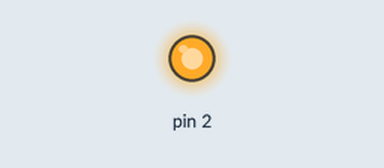
Simulated run of this sketch. Board: Arduino Uno, built with avr-gcc and run on an emulated ATmega328P. Shown: output pins drawn as LEDs (lit = HIGH).

Above: at 2.5 s.
At 7.5 s:
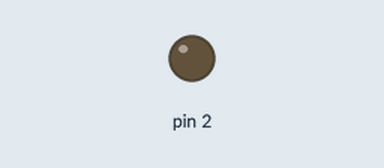
Timing chart, 0 to 13.0 s (numbered marks = the images above):
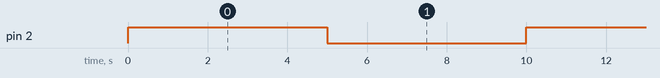

Measured:
- by itself, pin 2: alternates HIGH for 5.0 s and LOW for 5.0 s

The sketch:

Ardunio-COMs.ino
```cpp
// Arduino 1 Code

void setup() {
  Serial.begin(9600);
  //pinMode(4, OUTPUT); // Set pin 4 as OUTPUT
  pinMode(2, OUTPUT);
}

void loop() {
  //digitalWrite(4, HIGH); // Send a HIGH signal on pin 4
  digitalWrite(2, HIGH); // Send a HIGH signal on pin 4
  delay(5000); // Wait for a second
  //digitalWrite(4, LOW); // Send a LOW signal on pin 4
  digitalWrite(2, LOW);
  delay(5000); // Wait for a second

}
```
